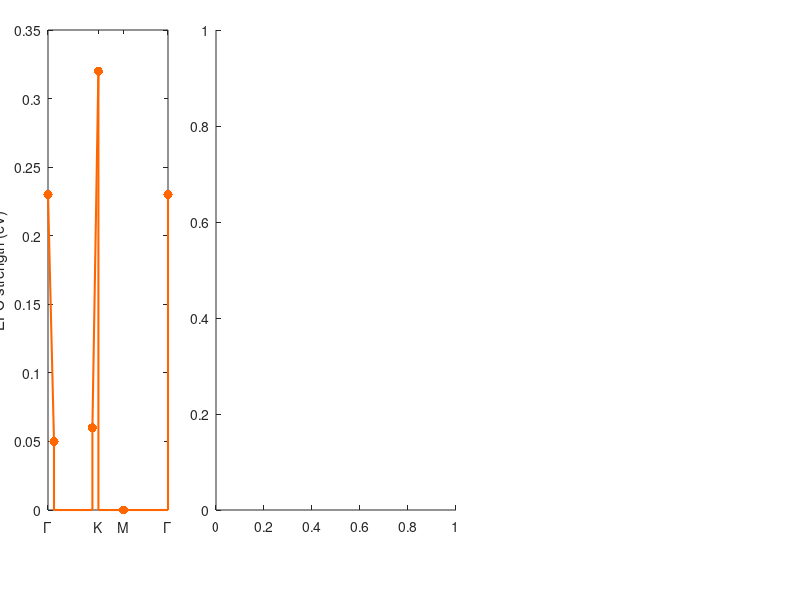

This chart was generated by the following MATLAB code: (Note: this script raises an error after producing the figure.)
figure(3, 'position', [0 0 1000 400])
colours_pi = autumn(6);

% Plot EPC dispersion

subplot('Position', [0.06 0.15 0.15 0.8])
hold on
plot([0 0.05 0.05 0.37 0.37 0.37 0.42 0.42 0.63 1 1], [0.23 0.05 0 0 0 0.06 0.32 0 0 0 0.23], '-', 'Color', colours_pi(3, :), 'Linewidth', 1.5)
plot([0 0.05 0.37 0.42 0.63 1], [0.23 0.05 0.06 0.32 0 0.23], '.', 'Color', colours_pi(3, :), 'MarkerSize', 20)
hold off
ylabel('EPC strength (eV)')
xticks([0 0.42 0.63 1])
xticklabels({'\Gamma' 'K' 'M' '\Gamma'})
box on

% Plot resonance fit

subplot('Position', [0.27 0.15 0.3 0.8])
hold on
data_tmp = importdata('pi*/285.6eV.txt', ' ');
errorbar(data_tmp(:, 1), data_tmp(:, 2) / 170, data_tmp(:, 3) / 170, 'k.')
data_tmp = importdata('pi*/285.6eV_calc.txt', ' ');
plot(data_tmp(:, 1), data_tmp(:, 2) / max(data_tmp(:, 2)), '-', 'Color', colours_pi(3, :), 'LineWidth', 2)
plot([0.13 0.13 0.18 0.18 0.18 0.24 0.24], [0.9 0.95 0.95 1 0.95 0.95 0.9], 'k-')
text(0.18, 1.04, '1-phonon', "horizontalalignment", "center")
plot([0.28 0.28 0.36 0.36 0.36 0.44 0.44], [1 1.05 1.05 1.1 1.05 1.05 1], 'k-')
text(0.36, 1.14, '2-phonon', "horizontalalignment", "center")
plot([0.44 0.44 0.57 0.57 0.57 0.64 0.64], [0.9 0.95 0.95 1 0.95 0.95 0.9], 'k-')
text(0.57, 1.04, '3-phonon', "horizontalalignment", "center")
plot([0.6 0.6 0.78 0.78 0.78 0.84 0.84], [0.8 0.85 0.85 0.9 0.85 0.85 0.8], 'k-')
text(0.78, 0.94, '4-phonon', "horizontalalignment", "center")
text(0.75, 1.1, '285.6 eV', "horizontalalignment", "center")
hold off
xlim([0.08 0.88])
ylim([0 1.2])
xticks(0:0.1:0.8)
xlabel('Energy loss (eV)')
ylabel('Normalized intensity')
box on

% Plot energy dependence

subplot('Position', [0.65 0.15 0.05 0.8])
hold on
data_tmp = importdata('pi*/XAS.txt', ' ');
plot(data_tmp(:, 2), data_tmp(:, 1), 'k-', 'LineWidth', 1)
annotation('arrow', [0.7 0.68], [0.15 0.15], 'Color', colours_pi(1, :), 'LineWidth', 2)
annotation('arrow', [0.7 0.666], [0.31 0.31], 'Color', colours_pi(2, :), 'LineWidth', 2)
annotation('arrow', [0.7 0.656], [0.47 0.47], 'Color', colours_pi(3, :), 'LineWidth', 2)
annotation('arrow', [0.7 0.657], [0.63 0.63], 'Color', colours_pi(4, :), 'LineWidth', 2)
annotation('arrow', [0.7 0.678], [0.79 0.79], 'Color', colours_pi(5, :), 'LineWidth', 2)
hold off
xlim([0.9 1.8])
ylim([285.2 286.2])
xlabel('XAS')
ylabel('Incident energy (eV)')
xticks([])
box on
set(gca, 'XDir', 'reverse')

norm_tmp = [140 180 170 210 350];

subplot('Position', [0.701 0.15 0.25 0.8])
hold on
for i = 1:5
    data_tmp = importdata(['pi*/' num2str(285 + 0.2 * i, '%.1f') 'eV.txt'], ' ');
    errorbar(data_tmp(:, 1), data_tmp(:, 2) / norm_tmp(i) + i, data_tmp(:, 3) / norm_tmp(i), 'k.')
    data_tmp = importdata(['pi*/' num2str(285 + 0.2 * i, '%.1f') 'eV_calc.txt'], ' ');
    plot(data_tmp(:, 1), data_tmp(:, 2) / max(data_tmp(:, 2)) + i, '-', 'Color', colours_pi(i, :), 'Linewidth', 2)
end
hold off
xlim([0.08 0.88])
ylim([1 6])
xlabel('Energy loss (eV)')
ylabel('Normalized intensity', 'Position', [0.9 3.3], 'Rotation', 270)
yticks([])
box on

print('Fig3.pdf', '-dpdf', '-S1000,400')
